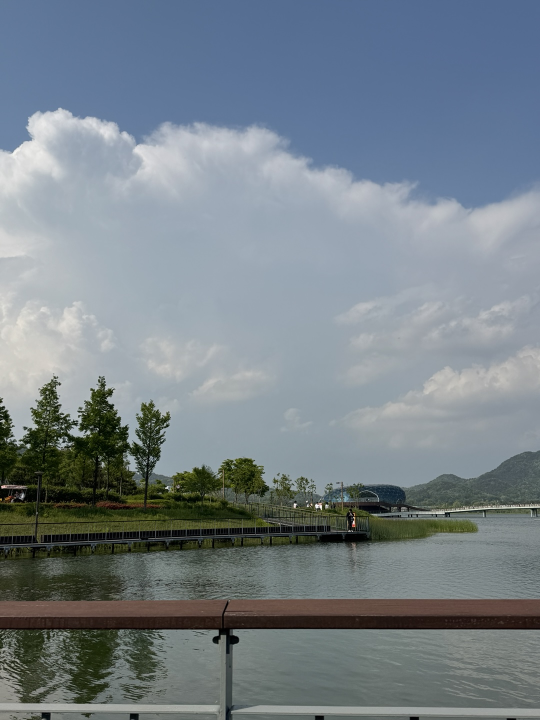
//> input picture Resources/Image1.jpg, 1080 x 1440 px, given in place of the camera (shown at 1/2 size)
$ ./multi_color_tracker   (built with g++ and OpenCV 4)
//> lines starting //> are read from the running program, lines starting //| are printed output that depends on the picture; after the words box and inside, x2 and y2 are one past the last pixel; in counts of white or black regions, pixels touching at a corner belong together
// multi_color_tracker_with_trackbar.cpp
// HSV 조절바가 포함된 멀티 컬러 트래커 (동시 추적 시각화 개선 버전)

#include <opencv2/opencv.hpp>
#include <iostream>
#include <vector>
#include <deque>
#include <map>
#include <chrono> // FPS 계산을 위해 추가

// ... (TrackedObject, ColorRange 구조체는 변경 없음) ...
struct TrackedObject {
    int id;
    std::string colorName;
    cv::Scalar displayColor;
    cv::Point2f position;
    cv::KalmanFilter kalman;
    std::deque<cv::Point> trajectory;
    bool isActive;
    int lostFrames;

    TrackedObject(int objId, const std::string& color, const cv::Scalar& dispColor)
        : id(objId), colorName(color), displayColor(dispColor),
        isActive(false), lostFrames(0) {

        kalman.init(4, 2, 0);
        kalman.transitionMatrix = (cv::Mat_<float>(4, 4) <<
            1, 0, 1, 0,
            0, 1, 0, 1,
            0, 0, 1, 0,
            0, 0, 0, 1);
        kalman.measurementMatrix = cv::Mat::eye(2, 4, CV_32F);
        cv::setIdentity(kalman.processNoiseCov, cv::Scalar::all(0.1));
        cv::setIdentity(kalman.measurementNoiseCov, cv::Scalar::all(10));
        cv::setIdentity(kalman.errorCovPost, cv::Scalar::all(1));
    }

    TrackedObject() : id(0), isActive(false), lostFrames(0) {}
};

struct ColorRange {
    std::string name;
    cv::Scalar lowerBound;
    cv::Scalar upperBound;
    cv::Scalar displayColor;

    int h_min, h_max;
    int s_min, s_max;
    int v_min, v_max;

    ColorRange(const std::string& n, int hmin, int hmax, int smin, int smax,
        int vmin, int vmax, const cv::Scalar& color)
        : name(n), displayColor(color),
        h_min(hmin), h_max(hmax),
        s_min(smin), s_max(smax),
        v_min(vmin), v_max(vmax) {
        updateBounds();
    }

    void updateBounds() {
        lowerBound = cv::Scalar(h_min, s_min, v_min);
        upperBound = cv::Scalar(h_max, s_max, v_max);
    }
};

class MultiColorTracker; // 전방 선언
MultiColorTracker* g_tracker = nullptr;
int g_selectedColor = 0;

void on_trackbar(int, void*); // 전방 선언

class MultiColorTracker {
private:
    std::vector<ColorRange> colorRanges;
    std::map<std::string, TrackedObject> trackedObjects;

    const int maxTrajectorySize = 50;
    const double minContourArea = 500.0;
    const int maxLostFrames = 10;

    int nextObjectId = 0;
    int currentColorIndex = 0;

public:
    MultiColorTracker() {
        g_tracker = this;
        initializeDefaultColors();
    }

    void initializeDefaultColors() {
        // 색상 추가 (이름, H최소, H최대, S최소, S최대, V최소, V최대, 표시색상)
        colorRanges.push_back(ColorRange("Red", 0, 10, 100, 255, 100, 255,
            cv::Scalar(0, 0, 255)));
        colorRanges.push_back(ColorRange("Blue", 100, 120, 100, 255, 100, 255,
            cv::Scalar(255, 0, 0)));
        colorRanges.push_back(ColorRange("Green", 40, 80, 100, 255, 100, 255,
            cv::Scalar(0, 255, 0)));
        colorRanges.push_back(ColorRange("Yellow", 20, 40, 100, 255, 100, 255,
            cv::Scalar(0, 255, 255)));
    }

    void createTrackbars() {
        cv::namedWindow("HSV Controls", cv::WINDOW_NORMAL);
        cv::resizeWindow("HSV Controls", 400, 400);

        // 색상 선택 트랙바를 처음에 한 번만 생성
        cv::createTrackbar("Color Select", "HSV Controls", &g_selectedColor,
            colorRanges.size() - 1, on_trackbar);

        // 초기 색상에 대한 HSV 트랙바 생성
        updateHsvTrackbars();
    }

    void updateHsvTrackbars() {
        if (currentColorIndex >= colorRanges.size()) return;
        ColorRange& cr = colorRanges[currentColorIndex];

        // HSV 트랙바 생성 (창을 매번 파괴하고 다시 만들 필요 없음)
        cv::createTrackbar("H Min", "HSV Controls", &cr.h_min, 180, on_trackbar);
        cv::createTrackbar("H Max", "HSV Controls", &cr.h_max, 180, on_trackbar);
        cv::createTrackbar("S Min", "HSV Controls", &cr.s_min, 255, on_trackbar);
        cv::createTrackbar("S Max", "HSV Controls", &cr.s_max, 255, on_trackbar);
        cv::createTrackbar("V Min", "HSV Controls", &cr.v_min, 255, on_trackbar);
        cv::createTrackbar("V Max", "HSV Controls", &cr.v_max, 255, on_trackbar);
    }

    void updateCurrentColorRange() {
        if (g_selectedColor != currentColorIndex) {
            currentColorIndex = g_selectedColor;
            updateHsvTrackbars(); // 선택된 색상에 맞게 HSV 트랙바 업데이트
        }

        // 현재 선택된 색상의 범위 값 업데이트
        if (currentColorIndex < colorRanges.size()) {
            colorRanges[currentColorIndex].updateBounds();
        }
    }

    void trackObjects(const cv::Mat& frame, cv::Mat& debugFrame) {
        cv::Mat hsv;
        cv::cvtColor(frame, hsv, cv::COLOR_BGR2HSV);

        updateCurrentColorRange();

        // [추가] 모든 마스크를 합쳐서 시각화하기 위한 Mat
        cv::Mat totalMask = cv::Mat::zeros(hsv.size(), CV_8UC1);

        std::map<std::string, std::vector<cv::Point2f>> detectedObjects;

        for (size_t colorIdx = 0; colorIdx < colorRanges.size(); colorIdx++) {
            ColorRange& colorRange = colorRanges[colorIdx];
            cv::Mat mask;

            if (colorRange.name == "Red" && colorRange.h_min <= 10) {
                cv::Mat mask1, mask2;
                cv::inRange(hsv, cv::Scalar(0, colorRange.s_min, colorRange.v_min),
                    cv::Scalar(colorRange.h_max, colorRange.s_max, colorRange.v_max), mask1);
                cv::inRange(hsv, cv::Scalar(170, colorRange.s_min, colorRange.v_min),
                    cv::Scalar(180, colorRange.s_max, colorRange.v_max), mask2);
                mask = mask1 | mask2;
            }
            else {
                cv::inRange(hsv, colorRange.lowerBound, colorRange.upperBound, mask);
            }

            if (colorIdx == currentColorIndex) {
                cv::imshow("Current Color Mask", mask);
            }

            cv::Mat kernel = cv::getStructuringElement(cv::MORPH_ELLIPSE, cv::Size(5, 5));
            cv::morphologyEx(mask, mask, cv::MORPH_OPEN, kernel, cv::Point(-1, -1), 2);
            cv::morphologyEx(mask, mask, cv::MORPH_CLOSE, kernel, cv::Point(-1, -1), 2);

            // [추가] 현재 마스크를 전체 마스크에 합침
            totalMask |= mask;

            std::vector<std::vector<cv::Point>> contours;
            cv::findContours(mask, contours, cv::RETR_EXTERNAL, cv::CHAIN_APPROX_SIMPLE);

            for (const auto& contour : contours) {
                double area = cv::contourArea(contour);
                if (area > minContourArea) {
                    cv::Moments m = cv::moments(contour);
                    if (m.m00 != 0) {
                        cv::Point2f center(m.m10 / m.m00, m.m01 / m.m00);
                        detectedObjects[colorRange.name].push_back(center);

                        if (!debugFrame.empty()) {
                            cv::drawContours(debugFrame, std::vector<std::vector<cv::Point>>{contour},
                                -1, colorRange.displayColor, 2);
                        }
                    }
                }
            }
        }

        // [추가] 합쳐진 마스크를 새 창에 표시
        cv::imshow("All Masks Combined", totalMask);

        // ... (물체 매칭, 추가, 제거 로직은 변경 없음) ...
        // (기존 추적 물체 업데이트 로직)
        for (auto& pair : trackedObjects) {
            TrackedObject& obj = pair.second;
            bool matched = false;

            auto detIt = detectedObjects.find(obj.colorName);
            if (detIt != detectedObjects.end()) {
                auto& positions = detIt->second;
                if (!positions.empty()) {
                    float minDist = FLT_MAX;
                    int closestIdx = -1;

                    cv::Mat prediction = obj.kalman.predict();
                    cv::Point2f predictedPos(prediction.at<float>(0), prediction.at<float>(1));

                    for (int i = 0; i < positions.size(); i++) {
                        float dist = cv::norm(positions[i] - predictedPos);
                        if (dist < minDist && dist < 100) { // 임계값
                            minDist = dist;
                            closestIdx = i;
                        }
                    }

                    if (closestIdx != -1) {
                        cv::Point2f closestPos = positions[closestIdx];
                        cv::Mat measurement = (cv::Mat_<float>(2, 1) << closestPos.x, closestPos.y);
                        cv::Mat corrected = obj.kalman.correct(measurement);
                        obj.position = cv::Point2f(corrected.at<float>(0), corrected.at<float>(1));

                        obj.trajectory.push_back(cv::Point(obj.position));
                        if (obj.trajectory.size() > maxTrajectorySize) {
                            obj.trajectory.pop_front();
                        }

                        obj.lostFrames = 0;
                        obj.isActive = true;
                        matched = true;

                        positions.erase(positions.begin() + closestIdx);
                    }
                }
            }

            if (!matched) {
                obj.lostFrames++;
                if (obj.lostFrames > maxLostFrames) {
                    obj.isActive = false;
                }
                else {
                    cv::Mat prediction = obj.kalman.predict();
                    obj.position = cv::Point2f(prediction.at<float>(0), prediction.at<float>(1));
                    obj.trajectory.push_back(cv::Point(obj.position)); // 예측된 경로도 추가
                    if (obj.trajectory.size() > maxTrajectorySize) {
                        obj.trajectory.pop_front();
                    }
                }
            }
        }

        // (새로운 물체 추가 로직)
        for (const auto& pair : detectedObjects) {
            const std::string& colorName = pair.first;
            const auto& positions = pair.second;

            cv::Scalar displayColor;
            for (const auto& cr : colorRanges) {
                if (cr.name == colorName) {
                    displayColor = cr.displayColor;
                    break;
                }
            }

            for (const auto& pos : positions) {
                std::string objKey = colorName + "_" + std::to_string(nextObjectId);
                trackedObjects[objKey] = TrackedObject(nextObjectId++, colorName, displayColor);
                TrackedObject& newObj = trackedObjects[objKey];

                newObj.kalman.statePost = (cv::Mat_<float>(4, 1) << pos.x, pos.y, 0, 0);
                newObj.position = pos;
                newObj.isActive = true;
                newObj.trajectory.push_back(cv::Point(pos));
            }
        }

        // (비활성 물체 제거 로직)
        for (auto it = trackedObjects.begin(); it != trackedObjects.end(); ) {
            if (!it->second.isActive && it->second.lostFrames > maxLostFrames) {
                it = trackedObjects.erase(it);
            }
            else {
                ++it;
            }
        }

        if (!debugFrame.empty()) {
            drawTrackingInfo(debugFrame);
            drawColorInfo(debugFrame);
        }
    }

    // ... (drawColorInfo, drawTrackingInfo, clearAllTracks, saveColorSettings 함수는 변경 없음) ...
    void drawColorInfo(cv::Mat& frame) {
        if (currentColorIndex < colorRanges.size()) {
            ColorRange& cr = colorRanges[currentColorIndex];
            std::string info = "Adjusting: " + cr.name +
                " [H:" + std::to_string(cr.h_min) + "-" + std::to_string(cr.h_max) +
                " S:" + std::to_string(cr.s_min) + "-" + std::to_string(cr.s_max) +
                " V:" + std::to_string(cr.v_min) + "-" + std::to_string(cr.v_max) + "]";

            cv::rectangle(frame, cv::Point(10, frame.rows - 40),
                cv::Point(frame.cols - 10, frame.rows - 10),
                cv::Scalar(0, 0, 0), -1);
            cv::putText(frame, info, cv::Point(15, frame.rows - 20),
                cv::FONT_HERSHEY_SIMPLEX, 0.6, cr.displayColor, 2);
        }
    }

    void drawTrackingInfo(cv::Mat& frame) {
        int activeCount = 0;
        for (const auto& pair : trackedObjects) {
            const TrackedObject& obj = pair.second;
            if (obj.isActive) {
                activeCount++;
                cv::circle(frame, cv::Point(obj.position), 8, obj.displayColor, -1);
                cv::circle(frame, cv::Point(obj.position), 10, cv::Scalar(255, 255, 255), 2);

                std::string label = obj.colorName + " #" + std::to_string(obj.id);
                cv::putText(frame, label,
                    cv::Point(obj.position) + cv::Point(15, -10),
                    cv::FONT_HERSHEY_SIMPLEX, 0.5, obj.displayColor, 2);

                if (obj.trajectory.size() > 1) {
                    for (size_t i = 1; i < obj.trajectory.size(); i++) {
                        float a = (float)i / obj.trajectory.size();
                        cv::line(frame, obj.trajectory[i - 1], obj.trajectory[i],
                            obj.displayColor, 2, cv::LINE_AA, 0);
                    }
                }
            }
            else if (obj.lostFrames <= maxLostFrames) {
                cv::circle(frame, cv::Point(obj.position), 15, obj.displayColor, 1);
                cv::putText(frame, "?",
                    cv::Point(obj.position) - cv::Point(5, 5),
                    cv::FONT_HERSHEY_SIMPLEX, 0.5, obj.displayColor, 2);
            }
        }
        std::string statusText = "Active: " + std::to_string(activeCount) +
            " / Total: " + std::to_string(trackedObjects.size());
        cv::putText(frame, statusText, cv::Point(10, 30),
            cv::FONT_HERSHEY_SIMPLEX, 0.7, cv::Scalar(0, 255, 255), 2);
    }

    void clearAllTracks() {
        trackedObjects.clear();
        nextObjectId = 0;
    }

    void saveColorSettings() {
        std::cout << "\n=== Color Settings Saved ===\n";
        for (const auto& cr : colorRanges) {
            std::cout << cr.name << ": H(" << cr.h_min << "," << cr.h_max
                << "), S(" << cr.s_min << "," << cr.s_max
                << "), V(" << cr.v_min << "," << cr.v_max << ")\n";
        }
        std::cout << "==========================\n\n";
    }
};

// 트랙바 콜백 구현
void on_trackbar(int, void*) {
    if (g_tracker != nullptr) {
        g_tracker->updateCurrentColorRange();
    }
}

int main() {
    std::cout << "=== Multi Color Tracker with HSV Controls ===" << std::endl;
    // ... (사용법 안내 문구) ...

    cv::VideoCapture cap(0);
    if (!cap.isOpened()) {
        std::cerr << "ERROR: Could not open webcam!" << std::endl;
        return -1;
    }

    cap.set(cv::CAP_PROP_FRAME_WIDTH, 1280);
    cap.set(cv::CAP_PROP_FRAME_HEIGHT, 720);

    MultiColorTracker tracker;
    tracker.createTrackbars();

    cv::namedWindow("Multi Color Tracking", cv::WINDOW_NORMAL);
    cv::namedWindow("Current Color Mask", cv::WINDOW_NORMAL);

    // [추가] 모든 마스크를 표시할 창 생성
    cv::namedWindow("All Masks Combined", cv::WINDOW_NORMAL);

    cv::Mat frame;
    auto start_time = std::chrono::high_resolution_clock::now();
    int frame_count = 0;
    double fps = 0.0;

    while (true) {
        cap >> frame;
//> frame is the input picture: 1440 rows x 1080 cols, CV_8UC3; mean B, G, R 136.7, 129.5, 119
        if (frame.empty()) break;

        cv::flip(frame, frame, 1); // 좌우 반전
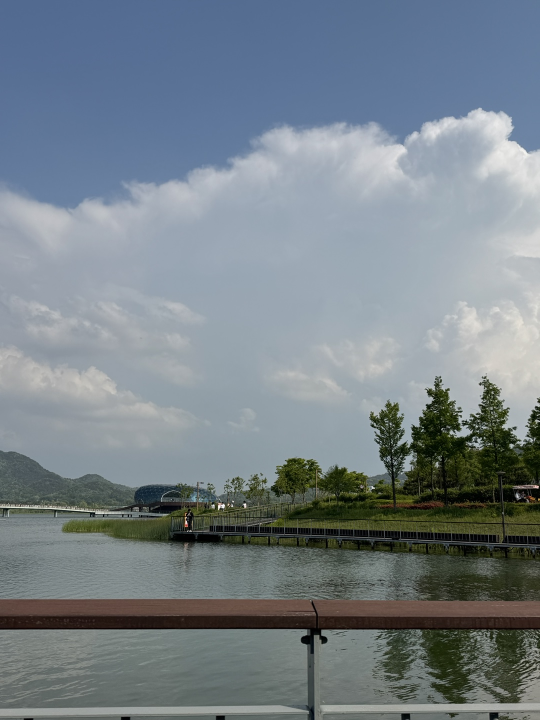
//> frame: 1440 rows x 1080 cols, CV_8UC3 (shown at 1/2 size); mean B, G, R 136.7, 129.5, 119
        cv::Mat displayFrame = frame.clone();

        tracker.trackObjects(frame, displayFrame);
//> in trackObjects, `cv::cvtColor(frame, hsv, cv::COLOR_BGR2HSV);`: hsv: 1440 rows x 1080 cols, CV_8UC3; mean H, S, V 85.8, 56.1, 141.2
//> the loop in trackObjects, `for (size_t colorIdx = 0; colorIdx < colorRanges.size(); colorIdx++)` made 4 passes
//> (colorRange.lowerBound, colorRange.upperBound) on passes 2 to 4: (Scalar(100, 100, 100), Scalar(120, 255, 255)), (Scalar(40, 100, 100), Scalar(80, 255, 255)), (Scalar(20, 100, 100), Scalar(40, 255, 255))
//> pass 1, in trackObjects, `cv::inRange(hsv, cv::Scalar(0, colorRange.s_min, colorRange.v_min), cv..`:
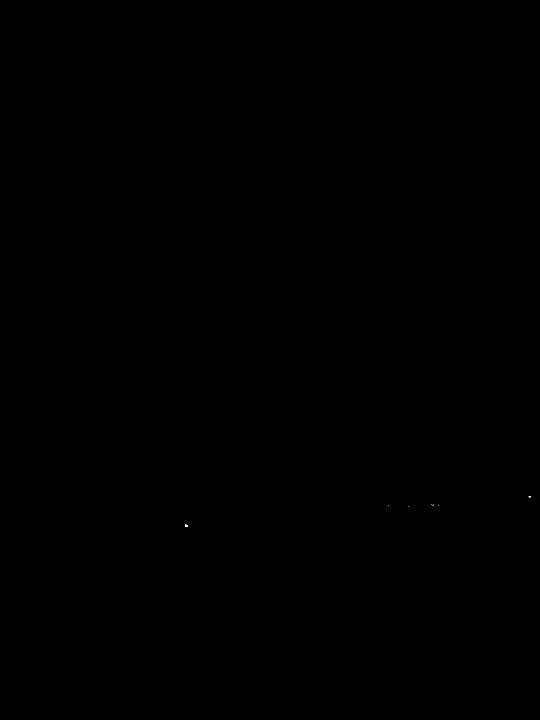
//> mask1: 1440 rows x 1080 cols, CV_8UC1 (shown at 1/2 size); 0% white in thin lines or dots, all inside (x1, y1, x2, y2) = (370, 992, 1061, 1054)
//> after the loop in trackObjects, `for (size_t colorIdx = 0; colorIdx < colorRanges.size(); colorIdx++)`:
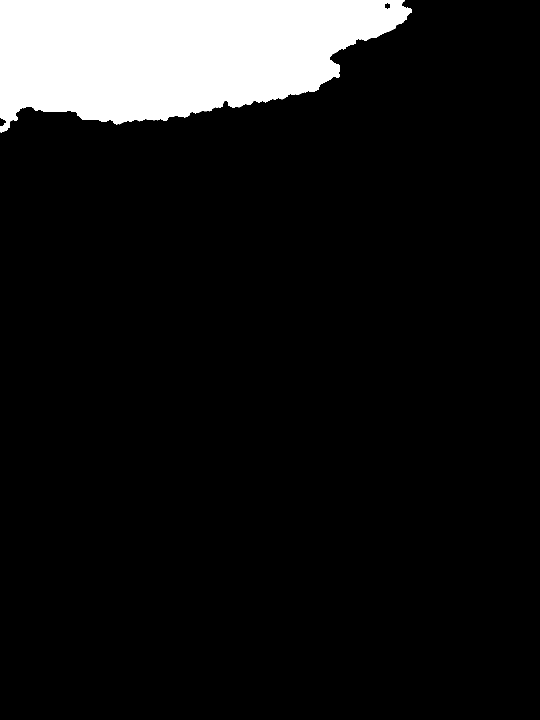
//> totalMask: 1440 rows x 1080 cols, CV_8UC1 (shown at 1/2 size); 10.2% white; 1 white region, box (x1, y1, x2, y2) and area: (0, 0, 824, 265) 157853
//> after the loop in trackObjects, `for (size_t colorIdx = 0; colorIdx < colorRanges.size(); colorIdx++)`:
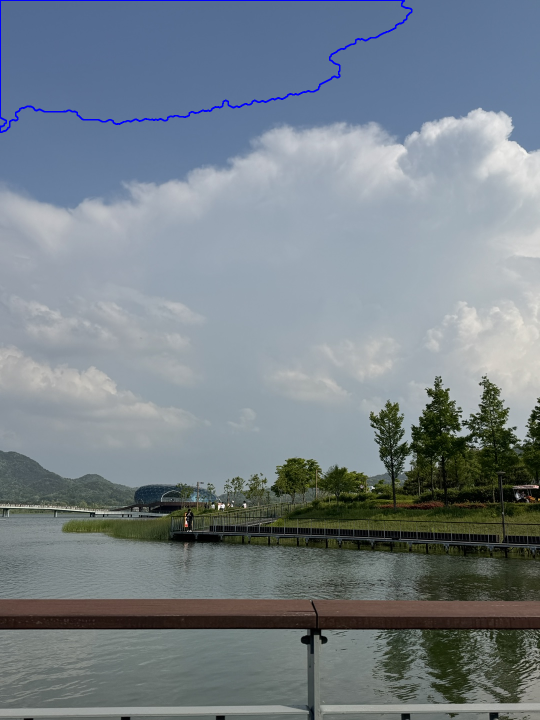
//> debugFrame: 1440 rows x 1080 cols, CV_8UC3 (shown at 1/2 size); 0.39% of pixels changed, all inside (x1, y1, x2, y2) = (0, 0, 825, 266)
//> after the loop in trackObjects, `for (size_t colorIdx = 0; colorIdx < colorRanges.size(); colorIdx++)`: detectedObjects = 1 item
//> the loop in trackObjects, `for (const auto& pair : detectedObjects)` made 1 pass
//> (colorName, positions, nextObjectId) on pass 1: ("Blue", 1 Point (x, y): [347.7, 105.6], 1)
//> after the loop in trackObjects, `for (const auto& pair : detectedObjects)`: nextObjectId = 1
//> the loop in trackObjects, `for (auto it = trackedObjects.begin(); it != trackedObjects.end(); )` made 1 pass
//> the loop in drawTrackingInfo, `for (const auto& pair : trackedObjects)` made 1 pass
//> (activeCount, label) on pass 1: (1, "Blue #0")
//> in drawTrackingInfo, `std::string statusText = "Active: " + std::to_string(activeCount) + " ..`: statusText = "Active: 1 / Total: 1"
//> in drawColorInfo, `cv::putText(frame, info, cv::Point(15, frame.rows - 20), cv::FONT_HERS..`:
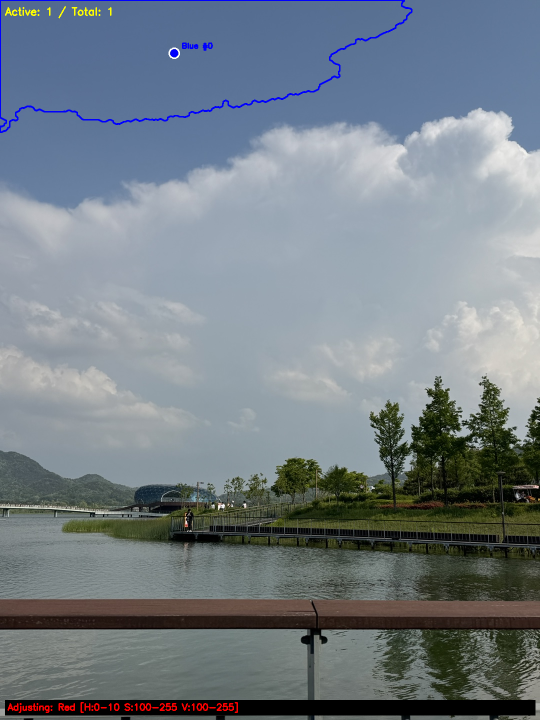
//> frame: 1440 rows x 1080 cols, CV_8UC3 (shown at 1/2 size); mean B, G, R 134.4, 126.4, 116.6
//> in drawColorInfo, `cv::putText(frame, info, cv::Point(15, frame.rows - 20), cv::FONT_HERS..`: cr.displayColor = Scalar(0, 0, 255)

        // FPS 계산 및 표시
        frame_count++;
        auto current_time = std::chrono::high_resolution_clock::now();
        auto elapsed = std::chrono::duration_cast<std::chrono::milliseconds>(current_time - start_time).count();
        if (elapsed > 1000) {
            fps = frame_count * 1000.0 / elapsed;
            frame_count = 0;
            start_time = current_time;
        }
        cv::putText(displayFrame, "FPS: " + std::to_string((int)fps),
            cv::Point(10, 60), cv::FONT_HERSHEY_SIMPLEX,
            0.7, cv::Scalar(0, 255, 255), 2);

        cv::imshow("Multi Color Tracking", displayFrame);

        char key = cv::waitKey(1);
//> the Esc key is pressed
        if (key == 27) break; // ESC
        else if (key == ' ') tracker.clearAllTracks(); // SPACE
        else if (key == 's' || key == 'S') tracker.saveColorSettings(); // 's'
    }

    cap.release();
    cv::destroyAllWindows();

    return 0;
}
